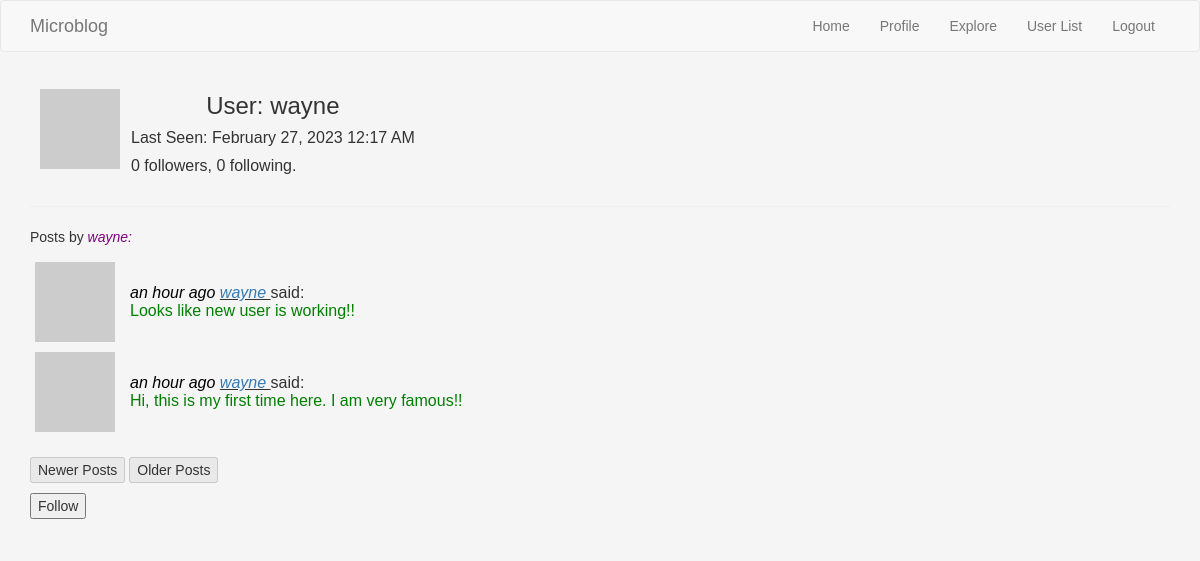
The page /user/wayne (signed in) on the database as committed earlier.
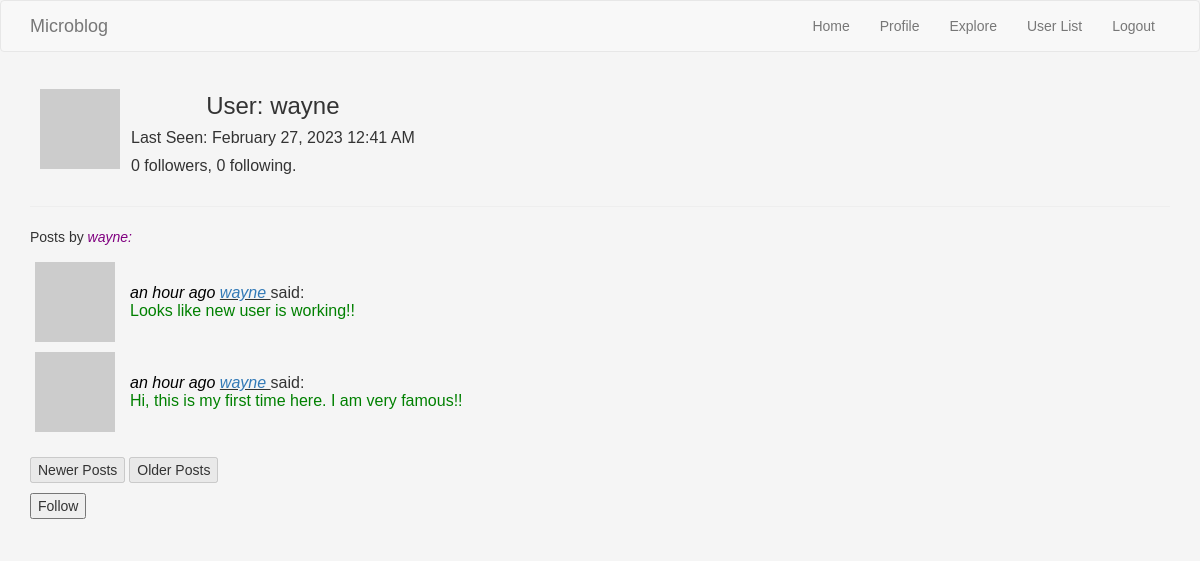
The same page on the database as committed later.
### webapp/models.py (models this page shows, shortened)
class User(UserMixin, db.Model):
    id = db.Column(db.Integer, primary_key=True)
    username = db.Column(db.String(64), index=True, unique=True)
    email = db.Column(db.String(120), index=True, unique=True)
    password_hash = db.Column(db.String(128))
    posts = db.relationship('Post', backref='author', lazy='dynamic')
    about_me = db.Column(db.String(140))
    last_seen = db.Column(db.DateTime, default=datetime.utcnow)
    followed = db.relationship(
        'User', secondary=followers,
        primaryjoin=(followers.c.follower_id == id),
        secondaryjoin=(followers.c.followed_id == id),
        backref=db.backref('followers', lazy='dynamic'), lazy='dynamic')
    def is_following(self, user):
        return self.followed.filter(
            followers.c.followed_id == user.id).count() > 0
    def user_posts(self):
        own_posts = Post.query.filter_by(user_id=self.id)
        return own_posts.order_by(Post.timestamp.desc())
    def __repr__(self):
        return '<User {}>'.format(self.username)
    def avatar(self, size):
        digest = md5(self.email.lower().encode('utf-8')).hexdigest()
        return 'https://www.gravatar.com/avatar/{}?d=identicon&s={}'.format(digest, size)

class Post(db.Model):
    id = db.Column(db.Integer, primary_key=True)
    body = db.Column(db.String(140))
    timestamp = db.Column(db.DateTime, index=True, default=datetime.utcnow)
    user_id = db.Column(db.Integer, db.ForeignKey('user.id'))

### webapp/routes.py (the view)
@webapp.route('/user/<username>')
@login_required
def user(username):
    user = User.query.filter_by(username=username).first_or_404()
    page, others, max_pages, posts = get_page_list(user=user,
                                                   others="no",
                                                   page=1)
    form = EmptyForm()
    return render_template('user.html',
                           user=user,
                           posts=posts,
                           page=page,
                           max_pages=max_pages,
                           form=form)

### webapp/forms.py
class EmptyForm(FlaskForm):
    submit = SubmitField('Submit')

### webapp/models.py (called while the page is built)
@login.user_loader
def load_user(id):
    return User.query.get(int(id))

### webapp/routes.py (called while the page is built)
@webapp.before_request
def before_request():
    if current_user.is_authenticated:
        current_user.last_seen = datetime.utcnow()
        db.session.commit()

### webapp/templates/user.html (shortened to what this page needs)
{% extends "base.html" %}
{% block app_content %}
    <table>
        <tr class="userprofile">
            <td class="aboutme avatar"><img src="{{ user.avatar(128) }}" alt="User Avatar"></td>
            <td class="aboutme">
                <h3 class="aboutme">User: {{ user.username }}</h3>
                {% if user.last_seen %} <p>Last Seen: {{ moment(user.last_seen).format('LLL') }}</p>{% endif %}
            <p>{{  user.followers.count() }} followers, {{ user.followed.count() }} following.</p></td>
       </tr>
    </table>
    <hr>
    <p>Posts by <span class="blogname"> {{ user.username }}:</span></p>
    {% include '_post_table.html' %}
    <br>
    {% include '_new_old_buttons.html' %}
    {% if user == current_user %}
        <p><a href="{{ url_for('edit_profile') }}">Edit your profile</a></p>
    {% elif not current_user.is_following(user) %}
        <p>
            <form action="{{ url_for('follow', username=user.username) }}" method="post">
                {{ form.submit(value='Follow') }}
            </form>
        </p>
    {% endif %}
{% endblock %}

### webapp/templates/base.html (shortened to what this page needs)
{% extends 'bootstrap/base.html' %}
{% block styles %}
{{super()}}
  <link rel="stylesheet" href="{{url_for('static', filename='css/mystyle.css')}}">
{% endblock %}
{% block navbar %}
    <nav class="navbar navbar-default">
        <div class="container">
            <div class="navbar-header">
                <a class="navbar-brand" href="{{ url_for('index') }}">Microblog</a>
            </div>
            <div class="collapse navbar-collapse" id="bs-example-navbar-collapse-1">
                <ul class="nav navbar-nav navbar-right">
                    {% if current_user.is_anonymous %}
                        <li><a href="{{ url_for('auth.login') }}">Login</a></li>
                    {% else %}
                    <li><a href="{{ url_for('index') }}">Home</a></li>
                        <li><a href="{{ url_for('user', username=current_user.username) }}">Profile</a></li>
                        <li><a href="{{ url_for('explore') }}">Explore</a></li>
                        <li><a href="{{ url_for('user_list') }}">User List</a></li>
                        <li><a href="{{ url_for('auth.logout') }}">Logout</a></li>
                    {% endif %}
                </ul>
            </div>
        </div>
    </nav>
{% endblock %}
{% block content %}
    <div class="container">
        {% block app_content %}{% endblock %}
    </div>
{% endblock %}

### webapp/templates/_post_table.html
<span id="post_table">
<table class="blog">
    {% for post in posts %}
        {% include '_post.html' %}
    {% endfor %}
</table>
</span>

### webapp/templates/_post.html
<tr class="blog">
    <td class="blog"><img src="{{ post.author.avatar(36) }}" alt="Avatar"></td>
    <td class="blog">
            <span class="timestamp">{{ moment(post.timestamp).fromNow() }}</span>
        {% if current_user.username != post.author.username %}
            <span class="blog_name_ref"><a href="{{  url_for('user', username=post.author.username) }}"> {{ post.author.username }} </a></span>
        {% else %}
            <span class="blogname">{{ post.author.username }}</span>
        {% endif %}
        said:
        <br><span class="blogpost"> {{  post.body }}</span></td>
</tr>

### webapp/templates/_new_old_buttons.html
    <button class="newold_button" id="newer_button" onclick="newerPosts()">Newer Posts</button>
    <button class="newold_button" id="older_button" onclick="olderPosts()">Older Posts</button>

### webapp/static/css/mystyle.css (style rules this page uses)
body { background-color: whitesmoke; font-family: Verdana, Arial, Helvetica, sans-serif; }
.blog { vertical-align:center }
.blogname { color: purple; font-style: italic; }
.blog_name_ref { font-style: italic; text-decoration: underline; }
tr.blog { border: inherit; }
td.blog { padding: 5px; padding-right: 10px; }
.blogpost { color:green; }
.userprofile { text-align: center; vertical-align: center; }
.aboutme { text-align: left; }
h3.aboutme { text-align: center; }
td.avatar { vertical-align: center; }
td.aboutme { padding: 10px; padding-bottom: 1px; padding-top: 1px; padding-right: 1px; }
.timestamp { color: black; font-style: italic; }

Rows that differ between the two databases and show on the page:
changed User "wayne": last_seen "February 27, 2023 12:17 AM" → "February 27, 2023 12:41 AM"
